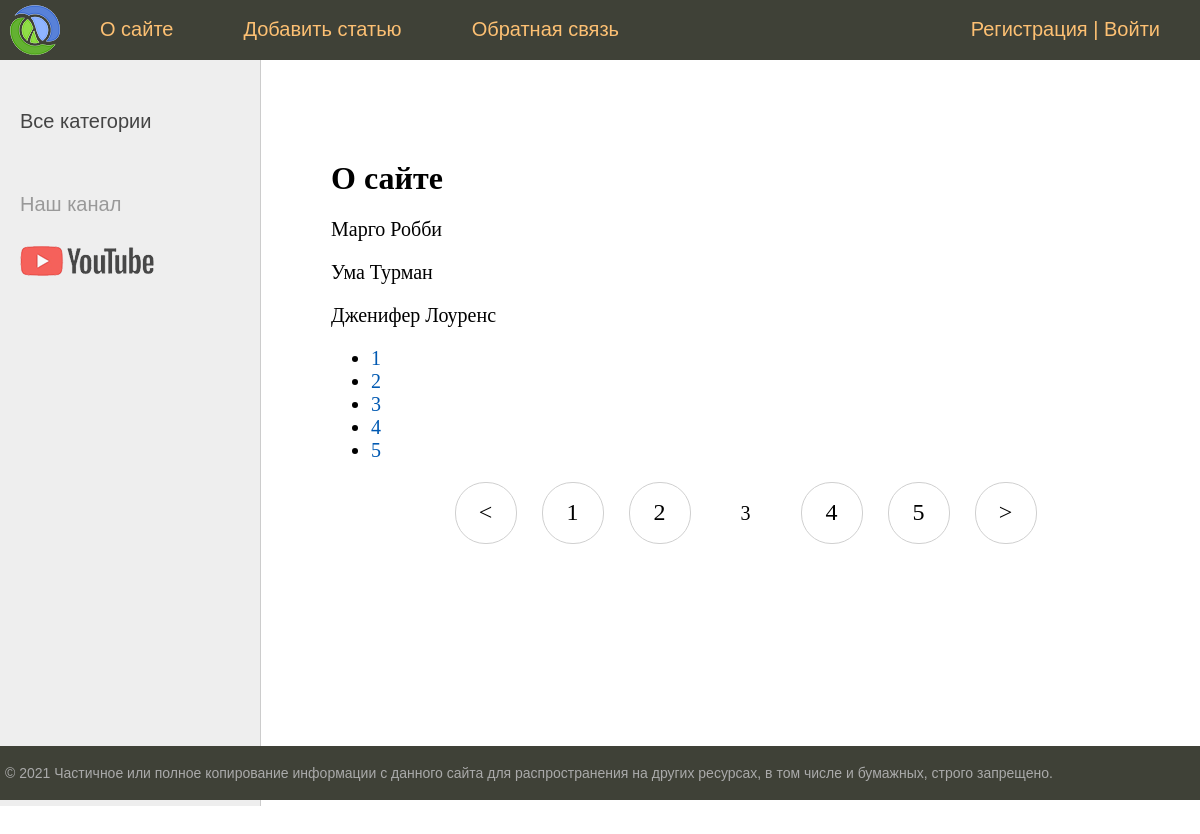
The page /about/?page=3 on the database its author committed.
### women/models.py (models this page shows, shortened)
class Women(models.Model):
    title = models.CharField(max_length=255, verbose_name='Заголовок')
    slug = models.SlugField(max_length=255, unique=True, db_index=True, verbose_name='URL')
    content = models.TextField(blank=True, verbose_name='Текст статьи')
    photo = models.ImageField(upload_to="photos/%Y/%m/d%", verbose_name='Фото')
    time_create = models.DateTimeField(auto_now_add=True, verbose_name='Время создания')
    time_update = models.DateTimeField(auto_now=True, verbose_name='Время изменения')
    is_published = models.BooleanField(default=True, verbose_name='Опубликовано')
    cat = models.ForeignKey('Category', on_delete=models.PROTECT, verbose_name='Категория')
    def __str__(self):
        return self.title
    class Meta:
        verbose_name = 'Известные женщины'
        verbose_name_plural = 'Известные женщины'
        ordering = ['id']

### women/views.py (the view)
# urls.py: path('about/', about, name='about'),
def about(request):
    contact_list = Women.objects.all()
    paginator = Paginator(contact_list, 3)
    page_number = request.GET.get('page')
    page_obj = paginator.get_page(page_number)
    return render(request, 'women/about.html', {'page_obj': page_obj, 'menu': menu, 'title': 'О сайте'})

### women/templates/women/about.html
{% extends 'women/base.html' %}
{% block content %}
<h1>{{title}}</h1>
{% for contact in page_obj %}
<p>{{ contact }}</p>
{% endfor %}
<nav>
    <ul>
        {% for p in page_obj.paginator.page_range %}
        <li>
            <a href="?page={{ p }}">{{ p }}</a>
        </li>
        {% endfor %}
    </ul>
</nav>
{% endblock %}

### women/static/women/css/styles.css (style rules this page uses)
html, body { font-family: 'Arial'; margin: 0; padding: 0; height: 100%; width: 100%; color: #444; }
a { color: #0059b2; text-decoration: none; }
.content-text h1 { font-size: 32px; }

### rows shown on the page
Women: title "Марго Робби"
Women: title "Ума Турман"
Women: title "Дженифер Лоуренс"

### other values the page prints
{{ m.title }} "О сайте" "Добавить статью" "Обратная связь"
{{ title }} "О сайте"
{{ p }} "1" "2" "3" "4" "5"
{{ p }} "1" "2" "4" "5"
{{ p }} "3"
